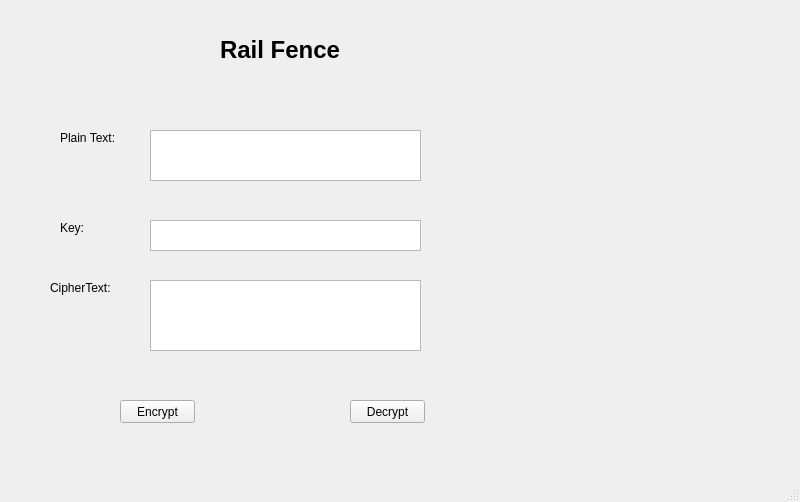
<?xml version="1.0" encoding="UTF-8"?>
<ui version="4.0">
 <class>MainWindow</class>
 <widget class="QMainWindow" name="MainWindow">
  <property name="geometry">
   <rect>
    <x>0</x>
    <y>0</y>
    <width>800</width>
    <height>502</height>
   </rect>
  </property>
  <property name="windowTitle">
   <string>MainWindow</string>
  </property>
  <widget class="QWidget" name="centralwidget">
   <widget class="QLabel" name="label">
    <property name="geometry">
     <rect>
      <x>220</x>
      <y>40</y>
      <width>131</width>
      <height>20</height>
     </rect>
    </property>
    <property name="font">
     <font>
      <pointsize>18</pointsize>
      <weight>75</weight>
      <bold>true</bold>
     </font>
    </property>
    <property name="text">
     <string>Rail Fence </string>
    </property>
   </widget>
   <widget class="QLabel" name="label_2">
    <property name="geometry">
     <rect>
      <x>60</x>
      <y>130</y>
      <width>61</width>
      <height>16</height>
     </rect>
    </property>
    <property name="text">
     <string>Plain Text:</string>
    </property>
   </widget>
   <widget class="QLabel" name="label_3">
    <property name="geometry">
     <rect>
      <x>60</x>
      <y>220</y>
      <width>61</width>
      <height>16</height>
     </rect>
    </property>
    <property name="text">
     <string>Key:</string>
    </property>
   </widget>
   <widget class="QLabel" name="label_4">
    <property name="geometry">
     <rect>
      <x>50</x>
      <y>280</y>
      <width>71</width>
      <height>16</height>
     </rect>
    </property>
    <property name="text">
     <string>CipherText:</string>
    </property>
   </widget>
   <widget class="QPushButton" name="btn_encrypt">
    <property name="geometry">
     <rect>
      <x>120</x>
      <y>400</y>
      <width>75</width>
      <height>23</height>
     </rect>
    </property>
    <property name="text">
     <string>Encrypt</string>
    </property>
   </widget>
   <widget class="QPushButton" name="btn_decrypt">
    <property name="geometry">
     <rect>
      <x>350</x>
      <y>400</y>
      <width>75</width>
      <height>23</height>
     </rect>
    </property>
    <property name="text">
     <string>Decrypt</string>
    </property>
   </widget>
   <widget class="QPlainTextEdit" name="txt_plain">
    <property name="geometry">
     <rect>
      <x>150</x>
      <y>130</y>
      <width>271</width>
      <height>51</height>
     </rect>
    </property>
   </widget>
   <widget class="QPlainTextEdit" name="txt_key">
    <property name="geometry">
     <rect>
      <x>150</x>
      <y>220</y>
      <width>271</width>
      <height>31</height>
     </rect>
    </property>
   </widget>
   <widget class="QPlainTextEdit" name="txt_cipher">
    <property name="geometry">
     <rect>
      <x>150</x>
      <y>280</y>
      <width>271</width>
      <height>71</height>
     </rect>
    </property>
   </widget>
  </widget>
  <widget class="QMenuBar" name="menubar">
   <property name="geometry">
    <rect>
     <x>0</x>
     <y>0</y>
     <width>800</width>
     <height>21</height>
    </rect>
   </property>
  </widget>
  <widget class="QStatusBar" name="statusbar"/>
 </widget>
 <resources/>
 <connections/>
</ui>
